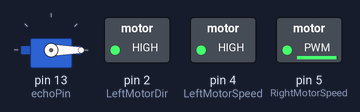
The sketch below on a simulated Arduino Uno, built with avr-gcc and run on an emulated ATmega328P. On the bench: servo, switched loads named in the sketch (green lamp = pin HIGH). Pins used as bus, display or sensor lines are not drawn.

Above: at 0.1 s.
At 4.1 s:
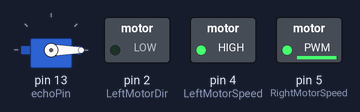
At 6.1 s:
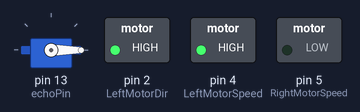
At 7.6 s:
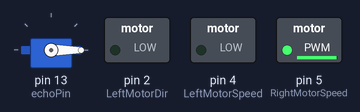
At 18.1 s:
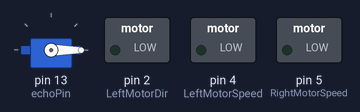
Timing chart, 0 to 19.6 s (numbered marks = the images above):
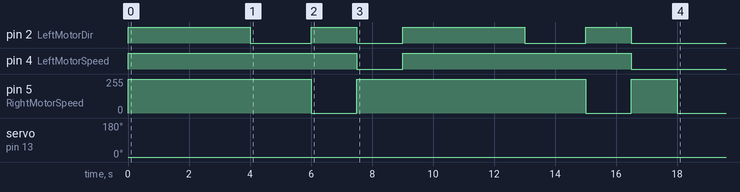

The sketch:

Prequalif.ino
```cpp
#include <Servo.h>
#define RightMotorSpeed 5
#define RightMotorDir   0
#define LeftMotorSpeed  4
#define LeftMotorDir    2
int minRange = 312;
int maxRange = 712;
Servo servomoteur;
unsigned long temps;
int minSpeed = 450;
int maxSpeed = 1020;
int noSpeed = 0;
const int trigPin = 12;
const int echoPin = 13;

long duration;
int distance;
int distancecm=0;

int pin_servo = 13;

int mdistance()
{

digitalWrite(trigPin, LOW);
delayMicroseconds(2);
digitalWrite(trigPin, HIGH);
delayMicroseconds(10);
digitalWrite(trigPin, LOW);
duration = pulseIn(echoPin, HIGH);
distance= duration*0.034/2;
Serial.print("Distance: ");

}

void setup() {
  Serial.begin(115200);
  pinMode(RightMotorSpeed, OUTPUT);
  pinMode(LeftMotorSpeed, OUTPUT);
  pinMode(RightMotorDir, OUTPUT);
  pinMode(LeftMotorDir, OUTPUT);
  pinMode(trigPin, OUTPUT);
  pinMode(echoPin, INPUT);
 servomoteur.attach(pin_servo);
}

void loop(){
 temps=millis();
  //  if(temps==100){
  servomoteur.write(0);
//}


 if(temps<15000){

  digitalWrite(RightMotorDir,HIGH); // avancer
  digitalWrite(LeftMotorDir,HIGH);
  analogWrite(RightMotorSpeed,maxSpeed);
  analogWrite(LeftMotorSpeed,maxSpeed);
  delay(4000);
  digitalWrite(RightMotorDir,LOW); // reculer
  digitalWrite(LeftMotorDir,LOW);
  analogWrite(RightMotorSpeed,maxSpeed);
  analogWrite(LeftMotorSpeed,maxSpeed);
  delay(2000);
  digitalWrite(RightMotorDir,LOW); //tourner droite
  digitalWrite(LeftMotorDir,HIGH);
  analogWrite(RightMotorSpeed,0);
  analogWrite(LeftMotorSpeed,maxSpeed);
  delay(1500);
  digitalWrite(RightMotorDir,HIGH); //tourner gauche
  digitalWrite(LeftMotorDir,LOW);
  analogWrite(RightMotorSpeed,maxSpeed);
  analogWrite(LeftMotorSpeed,0);
  delay(1500);
  digitalWrite(RightMotorDir,HIGH); // avancer
  digitalWrite(LeftMotorDir,HIGH);
  analogWrite(RightMotorSpeed,maxSpeed);
  analogWrite(LeftMotorSpeed,maxSpeed);
  }
  if(temps>=15000)
  {digitalWrite(RightMotorDir,LOW);
  digitalWrite(LeftMotorDir,LOW);
  analogWrite(RightMotorSpeed,0);
  analogWrite(LeftMotorSpeed,0);
  if(temps==89000){
 servomoteur.write(90);
 delay(1000);
 servomoteur.write(0);
}

  }
}
```

Measured:
- by itself, pin 2 (LeftMotorDir): LOW → HIGH at 0.00 s, → LOW 4.0 s later, → HIGH 2.0 s later, → LOW 1.5 s later, … (8 changes in this stretch)
- by itself, pin 4 (LeftMotorSpeed): alternates HIGH for 7.5 s and LOW for 1.5 s, 4 changes in all, then stays LOW
- by itself, pin 5 (RightMotorSpeed): goes 252/255 6.0 s, 0/255 1.5 s, 252/255 7.5 s, 0/255 1.5 s, 252/255 1.5 s, then 0/255
